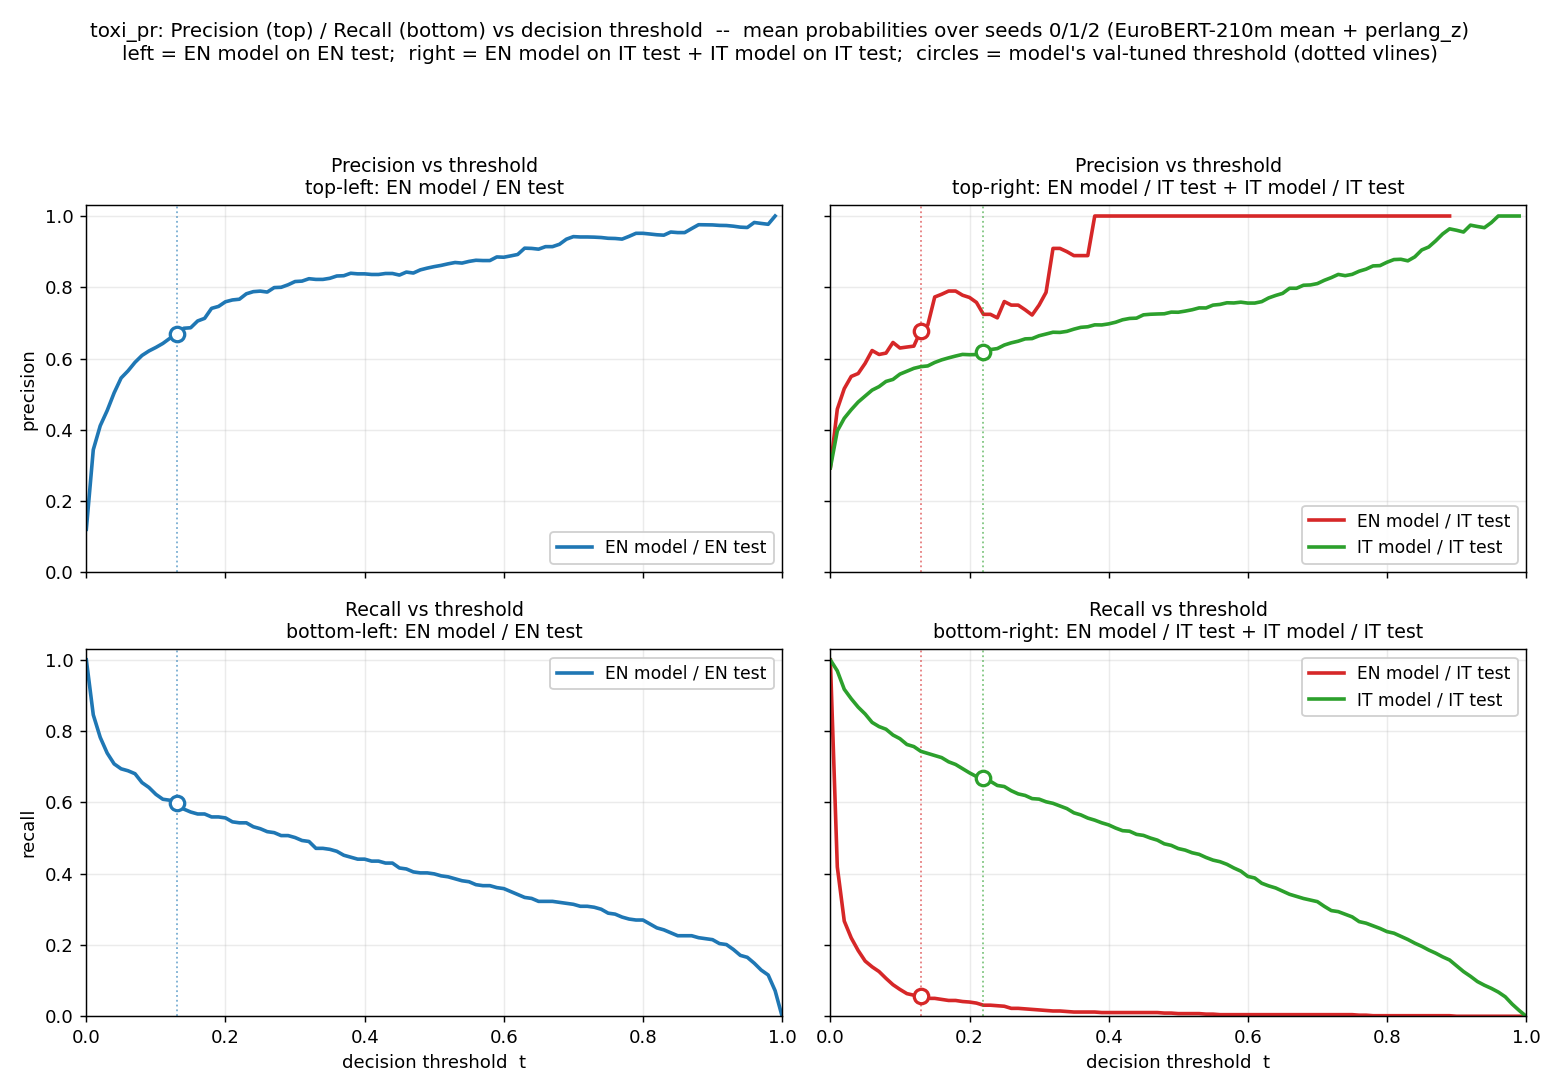

Write Python code to recreate this figure.
"""toxi_pr.py -- precision/recall 2x2 matrix (EN/IT model x EN/IT test) on the toxicity data.

Reports, for each cell of the 2x2 (averaged over seeds 0/1/2 when the model exists):
    precision, recall, F1, accuracy, AUC, and confusion counts TP/FP/FN/TN,
at
    (a) the model's OWN val-tuned threshold (from models_toxi/manifest.json) -- primary,
    (b) fixed thresholds 0.3 / 0.5 / 0.7,
    (c) the operating point of recall ~= 0.90 (its precision/F1 + threshold).

Pipeline consistency (EXACTLY the toxi_proof_clean.py convention):
    * EuroBERT-210m masked-MEAN embeddings (fp32) -- reused from the committed cache
      %TEMP%\\opencode\\toxi_clean_cache\\emb_<lang>_<split>.npy (re-embedded on GPU only if missing).
    * transform = perlang_z = L2-normalize then per-language z-score, where the stats are fit on
      the TEST language's OWN TRAIN rows.  So for cell (model, test-lang L) the transform is
      fit_perlang_z(emb_<L>_train) applied to emb_<L>_test -- the transform language is the TEST
      language, independent of which model is evaluated (this is what toxi_proof_clean.py does:
      feats(L, split) = apply_perlang_z(emb[(L, split)], *zstats[L]), zstats[L] = fit on L train).
    * detector = the persisted XGBoost model models_toxi/<lang>_seed<s>.ubj, scored out-of-the-box.
    * val-tuned threshold = manifest per-model val_threshold (F1-optimal on the model's own-lang
      validation split).

CREATE-only: writes toxi_pr.json / toxi_pr.md.  Nothing existing is deleted or moved.

Usage:  python toxi_pr.py
"""
import os

for _v in ("OMP_NUM_THREADS", "MKL_NUM_THREADS", "OPENBLAS_NUM_THREADS", "NUMEXPR_NUM_THREADS"):
    os.environ.setdefault(_v, "2")
os.environ.setdefault("TOKENIZERS_PARALLELISM", "false")

import argparse
import json
import time

import numpy as np

REPO = os.path.dirname(os.path.abspath(__file__))
TEMP = os.environ.get("TEMP", r"C:\Users\pedro\AppData\Local\Temp")
OPCODE = os.path.join(TEMP, "opencode")
CACHE = os.path.join(OPCODE, "toxi_clean_cache")
DATA_DIR = os.path.join(REPO, "data", "toxi_clean")
MODELS_DIR = os.path.join(REPO, "models_toxi")
MANIFEST_PATH = os.path.join(MODELS_DIR, "manifest.json")

OUT_JSON = os.path.join(REPO, "toxi_pr.json")
OUT_MD = os.path.join(REPO, "toxi_pr.md")
OUT_PNG = os.path.join(REPO, "toxi_pr.png")

THR_SWEEP = np.round(np.arange(0.0, 1.0000001, 0.01), 2)   # 0.00 .. 1.00 step 0.01
# plot colours for the 4 (model, test) cells
CELL_COLORS = {
    "en_model_on_en": "#1f77b4",   # blue   -- EN model on EN test (native)
    "en_model_on_it": "#d62728",   # red    -- EN model on IT test (cross-lingual)
    "it_model_on_en": "#ff7f0e",   # orange -- IT model on EN test (cross-lingual)
    "it_model_on_it": "#2ca02c",   # green  -- IT model on IT test (native)
}
CELL_LABELS = {
    "en_model_on_en": "EN model / EN test",
    "en_model_on_it": "EN model / IT test",
    "it_model_on_en": "IT model / EN test",
    "it_model_on_it": "IT model / IT test",
}

MODEL_ID = "EuroBERT/EuroBERT-210m"
PAIR = ["en", "it"]                 # the 2 languages in the 2x2
SEEDS = [0, 1, 2]
MAX_LEN, BATCH = 512, 64
THR_GRID = [0.3, 0.5, 0.7]
RECALL_TARGET = 0.90

_T0 = time.time()


def log(msg):
    print("[%7.1fs] %s" % (time.time() - _T0, msg), flush=True)


# ------------------------------------------------------------------ transforms (copied verbatim)
def l2norm(X):
    X = np.asarray(X, dtype=np.float64)
    n = np.linalg.norm(X, axis=1, keepdims=True)
    n[n == 0] = 1.0
    return X / n


def fit_perlang_z(X_train):
    Xn = l2norm(X_train)
    mu = Xn.mean(0)
    sd = Xn.std(0)
    sd = np.where(sd > 0, sd, 1.0)
    return mu, sd


def apply_perlang_z(X, mu, sd):
    return (l2norm(X) - mu) / sd


# ------------------------------------------------------------------ embeddings (reuse cache)
_EMB = {}


def get_model(device):
    if "tok" not in _EMB:
        import torch
        from transformers import AutoModel, AutoTokenizer
        torch.set_num_threads(2)
        tok = AutoTokenizer.from_pretrained(MODEL_ID)
        model = AutoModel.from_pretrained(MODEL_ID).to(device).eval()
        model = model.to(torch.float32)
        _EMB["tok"], _EMB["model"] = tok, model
    return _EMB["tok"], _EMB["model"]


def embed_mean(texts, device):
    """Masked-mean pool (fp32, length-sorted batching) -- identical to toxi_proof_clean.py."""
    import torch
    tok, model = get_model(device)
    n = len(texts)
    order = np.argsort(np.array([len(t) for t in texts], dtype=np.int64), kind="stable")
    sorted_texts = [texts[i] for i in order]
    acc = []
    with torch.inference_mode():
        for i in range(0, n, BATCH):
            batch = tok(sorted_texts[i:i + BATCH], padding=True, truncation=True,
                        max_length=MAX_LEN, return_tensors="pt")
            ids, mask = batch["input_ids"], batch["attention_mask"]
            h = model(input_ids=ids.to(device), attention_mask=mask.to(device)).last_hidden_state
            m = mask.to(h.device).unsqueeze(-1).to(h.dtype)
            acc.append(((h * m).sum(1) / m.sum(1).clamp(min=1)).float().cpu().numpy())
    e_sorted = np.concatenate(acc, 0).astype(np.float32)
    out = np.empty_like(e_sorted)
    out[order] = e_sorted
    return out


def ensure_emb(tag, texts, device):
    path = os.path.join(CACHE, "emb_%s.npy" % tag)
    if os.path.exists(path):
        return np.load(path)
    log("embedding %s (%d texts) on %s ..." % (tag, len(texts), device))
    emb = embed_mean(texts, device)
    np.save(path, emb)
    log("  %s -> %s" % (tag, emb.shape))
    return emb


# ------------------------------------------------------------------ metrics
def metrics_at(y, s, thr):
    """precision/recall/F1/accuracy + confusion (TP/FP/FN/TN) at a fixed threshold."""
    y = np.asarray(y, dtype=np.int64)
    s = np.asarray(s, dtype=np.float64)
    pred = (s >= thr).astype(np.int64)
    tp = int(((pred == 1) & (y == 1)).sum())
    fp = int(((pred == 1) & (y == 0)).sum())
    fn = int(((pred == 0) & (y == 1)).sum())
    tn = int(((pred == 0) & (y == 0)).sum())
    prec = tp / (tp + fp) if (tp + fp) > 0 else 0.0
    rec = tp / (tp + fn) if (tp + fn) > 0 else 0.0
    f1 = 2.0 * prec * rec / (prec + rec) if (prec + rec) > 0 else 0.0
    acc = (tp + tn) / len(y) if len(y) else 0.0
    return {"threshold": float(thr), "precision": float(prec), "recall": float(rec),
            "f1": float(f1), "accuracy": float(acc),
            "TP": tp, "FP": fp, "FN": fn, "TN": tn}


def auc_at(y, s):
    from sklearn.metrics import roc_auc_score
    y = np.asarray(y, dtype=np.int64)
    if y.sum() == 0 or y.sum() == len(y):
        return None
    return float(roc_auc_score(y, s))


def at_recall(y, s, target=RECALL_TARGET):
    """Operating point with recall as close to `target` as possible from above (>= target).

    Sorts scores descending; finds the smallest number of predicted positives whose cumulative
    TP already reaches ceil(target*n_pos); the threshold is the score at that rank.  The reported
    confusion is recomputed from `s >= thr`.
    """
    y = np.asarray(y, dtype=np.int64)
    s = np.asarray(s, dtype=np.float64)
    n_pos = int(y.sum())
    order = np.argsort(-s, kind="stable")
    ys = y[order]
    cum = np.cumsum(ys)
    need = int(np.ceil(target * n_pos - 1e-9))
    idx = int(np.searchsorted(cum, need, side="left"))
    thr = float(s[order][idx]) if idx < len(order) else float(np.min(s))
    return metrics_at(y, s, thr)


# ------------------------------------------------------------------ per-cell evaluation
def eval_seed_cell(clf, X, y, val_thr):
    """All operating points for one (model, test) cell at one seed."""
    s = clf.predict_proba(X)[:, 1].astype(np.float64)
    cell = {
        "s": s,
        "val_thr": metrics_at(y, s, val_thr),
        "auc": auc_at(y, s),
        "grid": {("%.1f" % t): metrics_at(y, s, t) for t in THR_GRID},
        "recall90": at_recall(y, s, RECALL_TARGET),
    }
    return cell


def _agg(vals):
    v = [x for x in vals if x is not None]
    if not v:
        return {"mean": None, "sd": None, "n": 0}
    m = float(np.mean(v))
    sd = float(np.std(v, ddof=1)) if len(v) > 1 else 0.0
    return {"mean": m, "sd": sd, "n": len(v)}


def agg_metric_dict(per_seed_cells, keys):
    """Aggregate a list of metric dicts (one per seed) -> {key: {mean, sd, n}}."""
    out = {}
    for k in keys:
        out[k] = _agg([c.get(k) for c in per_seed_cells])
    return out


PR_KEYS = ["precision", "recall", "f1", "accuracy", "threshold", "TP", "FP", "FN", "TN"]


def agg_cell(per_seed_cell):
    """Aggregate one seed-independent cell -> mean/sd for the val-thr metrics, auc, grid, recall90."""
    return {
        "val_thr": agg_metric_dict([c["val_thr"] for c in per_seed_cell], PR_KEYS),
        "auc": _agg([c["auc"] for c in per_seed_cell]),
        "grid": {t: agg_metric_dict([c["grid"][t] for c in per_seed_cell], PR_KEYS)
                 for t in ("%.1f" % x for x in THR_GRID)},
        "recall90": agg_metric_dict([c["recall90"] for c in per_seed_cell], PR_KEYS),
    }


# ------------------------------------------------------------------ run
def load_models(device):
    import xgboost as xgb
    with open(MANIFEST_PATH, "r", encoding="utf-8") as f:
        manifest = json.load(f)
    by_name = {m["name"]: m for m in manifest["models"]}
    models = {}
    for lg in PAIR:
        models[lg] = []
        for s in SEEDS:
            name = "%s_seed%d" % (lg, s)
            path = os.path.join(MODELS_DIR, "%s_seed%d.ubj" % (lg, s))
            if not os.path.exists(path):
                continue
            clf = xgb.XGBClassifier()
            clf.load_model(path)
            models[lg].append({"seed": s, "clf": clf,
                               "val_thr": float(by_name[name]["val_threshold"])})
    return models, manifest


def run(device):
    import pandas as pd

    models, manifest = load_models(device)

    # data + embeddings + transforms (transform language = TEST language, per toxi_proof_clean.py)
    y = {}
    X = {}
    emb_meta = {}
    for lg in PAIR:
        tr = pd.read_parquet(os.path.join(DATA_DIR, "%s_train.parquet" % lg))
        te = pd.read_parquet(os.path.join(DATA_DIR, "%s_test.parquet" % lg))
        y[lg] = te["is_toxic"].astype(int).to_numpy()
        e_tr = ensure_emb("%s_train" % lg, tr["text"].astype(str).tolist(), device)
        e_te = ensure_emb("%s_test" % lg, te["text"].astype(str).tolist(), device)
        assert e_tr.shape[0] == len(tr) and e_te.shape[0] == len(te), "cache/parquet row mismatch"
        mu, sd = fit_perlang_z(e_tr)
        X[lg] = apply_perlang_z(e_te, mu, sd)
        emb_meta[lg] = {"n_train": len(tr), "n_test": len(te), "n_pos_test": int(y[lg].sum()),
                        "prevalence_test": float(y[lg].mean()), "dim": int(e_te.shape[1])}
        log("%s: n_train=%d n_test=%d n_pos=%d transform=fit_perlang_z(%s_train)"
            % (lg, len(tr), len(te), int(y[lg].sum()), lg))

    cells = {}
    curves = {}
    for model_lg in PAIR:
        for test_lg in PAIR:
            name = "%s_model_on_%s" % (model_lg, test_lg)
            per_seed = []
            for m in models[model_lg]:
                per_seed.append(eval_seed_cell(m["clf"], X[test_lg], y[test_lg], m["val_thr"]))
            cells[name] = agg_cell(per_seed)
            s_mean = np.mean([c["s"] for c in per_seed], axis=0)
            val_thr_mean = float(np.mean([m["val_thr"] for m in models[model_lg]]))
            curves[name] = {"s_mean": s_mean, "y": y[test_lg], "val_thr": val_thr_mean,
                            "model_lg": model_lg, "test_lg": test_lg}
            log("cell %-18s seeds=%d  P=%s R=%s F1=%s AUC=%s"
                % (name, len(per_seed),
                   _f(cells[name]["val_thr"]["precision"]["mean"]),
                   _f(cells[name]["val_thr"]["recall"]["mean"]),
                   _f(cells[name]["val_thr"]["f1"]["mean"]),
                   _f(cells[name]["auc"]["mean"])))

    payload = {
        "config": {
            "data_dir": "data/toxi_clean", "models_dir": "models_toxi",
            "manifest": "models_toxi/manifest.json",
            "emb_model": MODEL_ID, "pooling": "mean", "max_len": MAX_LEN, "batch": BATCH,
            "transform": ("perlang_z (L2-normalize then per-language z-score, stats fit on the "
                          "TEST language's OWN TRAIN rows) -- transform language = test language, "
                          "matching toxi_proof_clean.py feats(L,split)=apply_perlang_z(emb[L,split], "
                          "*zstats[L])"),
            "embedding_cache": os.path.relpath(CACHE, REPO) if CACHE.startswith(REPO)
                               else CACHE,
            "encoding_convention": ("cell (model M, test lang L): X = perlang_z(emb_L_test; "
                                    "fit_perlang_z(emb_L_train)); transform independent of M"),
            "seeds": SEEDS, "threshold_grid": THR_GRID, "recall_target": RECALL_TARGET,
            "primary_threshold": "per-model val_threshold from models_toxi/manifest.json "
                                 "(F1-optimal on the model's own-language validation split)",
            "note": "scores come from the persisted XGBoost models, loaded out-of-the-box.",
        },
        "splits": emb_meta,
        "cells": cells,
        "generated": time.strftime("%Y-%m-%d %H:%M:%S"),
    }

    with open(OUT_JSON, "w", encoding="utf-8") as f:
        json.dump(payload, f, indent=2, ensure_ascii=False)
    log("wrote %s" % OUT_JSON)

    md = build_md(payload)
    with open(OUT_MD, "w", encoding="utf-8") as f:
        f.write(md)
    log("wrote %s" % OUT_MD)

    plot_curves(curves, payload, OUT_PNG)
    return payload


# ------------------------------------------------------------------ curve sweep + plot
def _sweep(y, s, grid):
    """Precision / recall / F1 as a function of threshold t over `grid` (nan precision when no
    positive is predicted at t)."""
    y = np.asarray(y, dtype=np.int64)
    s = np.asarray(s, dtype=np.float64)
    n_pos = int(y.sum())
    prec, rec, f1 = [], [], []
    for t in grid:
        pred = s >= t
        tp = int((pred & (y == 1)).sum())
        fp = int((pred & (y == 0)).sum())
        fn = n_pos - tp
        p = (tp / (tp + fp)) if (tp + fp) > 0 else np.nan
        r = tp / n_pos if n_pos > 0 else np.nan
        f = (2.0 * p * r / (p + r)) if (not np.isnan(p)) and (p + r) > 0 else 0.0
        prec.append(p); rec.append(r); f1.append(f)
    return np.array(prec), np.array(rec), np.array(f1)


def plot_curves(curves, payload, out_png):
    """2x2 figure: rows = Precision / Recall vs threshold; cols = EN model (left) / IT-pair (right)."""
    import matplotlib
    matplotlib.use("Agg")
    import matplotlib.pyplot as plt

    order = ["en_model_on_en", "en_model_on_it", "it_model_on_en", "it_model_on_it"]
    swept = {name: _sweep(curves[name]["y"], curves[name]["s_mean"], THR_SWEEP) for name in order}
    arr_idx = {"precision": 0, "recall": 1, "f1": 2}

    # (row, col) -> (metric key, plottable cell names, title)
    layout = {
        (0, 0): ("precision", ["en_model_on_en"],
                 "Precision vs threshold\ntop-left: EN model / EN test"),
        (0, 1): ("precision", ["en_model_on_it", "it_model_on_it"],
                 "Precision vs threshold\ntop-right: EN model / IT test + IT model / IT test"),
        (1, 0): ("recall", ["en_model_on_en"],
                 "Recall vs threshold\nbottom-left: EN model / EN test"),
        (1, 1): ("recall", ["en_model_on_it", "it_model_on_it"],
                 "Recall vs threshold\nbottom-right: EN model / IT test + IT model / IT test"),
    }

    fig, axes = plt.subplots(2, 2, figsize=(12, 8.4), sharex=True, sharey="row")

    for (r, c), (key, names, title) in layout.items():
        ax = axes[r, c]
        idx = arr_idx[key]
        for name in names:
            arr = swept[name][idx]
            ax.plot(THR_SWEEP, arr, color=CELL_COLORS[name], lw=2.0, label=CELL_LABELS[name])
            vt = curves[name]["val_thr"]
            j = int(np.argmin(np.abs(THR_SWEEP - vt)))
            yv = arr[j]
            if not np.isnan(yv):
                ax.plot([vt], [yv], marker="o", ms=8, mfc="white", mec=CELL_COLORS[name],
                        mew=1.8, zorder=6)
            ax.axvline(vt, color=CELL_COLORS[name], ls=":", lw=1.0, alpha=0.6)
        ax.set_title(title, fontsize=10.5)
        ax.grid(alpha=0.25)
        ax.set_xlim(0, 1)
        ax.set_ylim(0, 1.03)
        ax.legend(fontsize=9.5, loc="upper right" if key == "recall" else "lower right",
                  framealpha=0.92)

    for c in (0, 1):
        axes[1, c].set_xlabel("decision threshold  t")
    for r in (0, 1):
        axes[r, 0].set_ylabel("precision" if r == 0 else "recall")

    fig.suptitle("toxi_pr: Precision (top) / Recall (bottom) vs decision threshold  --  "
                 "mean probabilities over seeds 0/1/2 (EuroBERT-210m mean + perlang_z)\n"
                 "left = EN model on EN test;  right = EN model on IT test + IT model on IT test;  "
                 "circles = model's val-tuned threshold (dotted vlines)", fontsize=11)
    fig.tight_layout(rect=[0, 0, 1, 0.93])
    fig.savefig(out_png, dpi=130)
    plt.close(fig)
    log("wrote %s" % out_png)


# ------------------------------------------------------------------ report
def _f(v, nd=3):
    return "n/a" if v is None else ("%%.%df" % nd) % v


def _ms(d, nd=3):
    if not d or d.get("mean") is None:
        return "n/a"
    if d.get("n", 1) > 1:
        return "%s+/-%s" % (_f(d["mean"], nd), _f(d["sd"], nd))
    return _f(d["mean"], nd)


def _cnt(d):
    return "n/a" if not d or d.get("mean") is None else "%d" % int(round(d["mean"]))


CELL_ORDER = [("en", "en"), ("en", "it"), ("it", "en"), ("it", "it")]


def _cell(p, model_lg, test_lg):
    return p["cells"]["%s_model_on_%s" % (model_lg, test_lg)]


def build_md(p):
    cfg = p["config"]
    L = []
    L.append("# toxi_pr -- precision / recall 2x2 (EN/IT model x EN/IT test)")
    L.append("")
    L.append("Toxicity precision/recall for the English model and the Italian model on the English "
             "and Italian test splits (`data/toxi_clean/`), using the persisted "
             "`models_toxi/{en,it}_seed{0,1,2}.ubj` XGBoost detectors on **EuroBERT-210m masked-mean** "
             "embeddings.  Primary operating point = each model's **own val-tuned threshold** "
             "(`models_toxi/manifest.json`, F1-optimal on the model's own-language validation split). "
             "Metrics are **mean+/-sd over seeds %s**." % cfg["seeds"])
    L.append("")
    L.append("**Encoding convention (matches `toxi_proof_clean.py`).**  For cell (model M, test "
             "language L) the transform is `perlang_z` fit on **L's own train rows** and applied to "
             "**L's test rows** -- i.e. the transform language is the *test* language and is "
             "independent of which model is scored.  Concretely: `EN model x EN test` and "
             "`IT model x EN test` both use `fit_perlang_z(emb_en_train)` applied to `emb_en_test`; "
             "`EN model x IT test` and `IT model x IT test` both use `fit_perlang_z(emb_it_train)` "
             "applied to `emb_it_test`.  `perlang_z` = L2-normalize then per-language z-score.  "
             "Embeddings reused from the `opencode/toxi_clean_cache` cache dir under the system TEMP "
             "(re-embedded on GPU only if missing).")
    L.append("")
    L.append("**Test-set imbalance (positives).** " + "; ".join(
        "%s test n=%d, n_pos=%d (%.1f%%)" % (lg, p["splits"][lg]["n_test"],
                                             p["splits"][lg]["n_pos_test"],
                                             100.0 * p["splits"][lg]["prevalence_test"])
        for lg in PAIR) + ".")
    L.append("")

    # ---- 2x2 tables at the val-tuned threshold
    L.append("## 2x2 @ val-tuned threshold (mean over seeds)")
    L.append("")
    L.append("Rows = model, columns = test language.  Cells read `metric (mean+/-sd)`.")
    L.append("")

    def two_by_two(title, key):
        L.append("### %s" % title)
        L.append("")
        L.append("| model \\ test | EN test | IT test |")
        L.append("|---|---|---|")
        for m in PAIR:
            if key == "auc":
                c_en = _cell(p, m, "en")["auc"]
                c_it = _cell(p, m, "it")["auc"]
            else:
                c_en = _cell(p, m, "en")["val_thr"][key]
                c_it = _cell(p, m, "it")["val_thr"][key]
            L.append("| %s model | %s | %s |" % (m.upper(), _ms(c_en), _ms(c_it)))
        L.append("")

    two_by_two("Precision", "precision")
    two_by_two("Recall", "recall")
    two_by_two("F1", "f1")
    two_by_two("Accuracy", "accuracy")
    two_by_two("AUC (threshold-independent)", "auc")

    L.append("### Confusion counts @ val-tuned threshold (TP/FP/FN/TN, mean over seeds)")
    L.append("")
    L.append("| cell | TP | FP | FN | TN |")
    L.append("|---|---|---|---|---|")
    for ml, tl in CELL_ORDER:
        c = _cell(p, ml, tl)["val_thr"]
        L.append("| %s model on %s test | %s | %s | %s | %s |"
                 % (ml.upper(), tl.upper(), _cnt(c["TP"]), _cnt(c["FP"]),
                    _cnt(c["FN"]), _cnt(c["TN"])))
    L.append("")
    L.append("### Val-tuned thresholds used (per seed)")
    L.append("")
    L.append("| cell | threshold (mean over seeds) |")
    L.append("|---|---|")
    for ml, tl in CELL_ORDER:
        L.append("| %s model on %s test | %s |"
                 % (ml.upper(), tl.upper(), _ms(_cell(p, ml, tl)["val_thr"]["threshold"])))
    L.append("")

    # ---- fixed-threshold table
    L.append("## Precision / Recall at fixed thresholds 0.3 / 0.5 / 0.7 (mean over seeds)")
    L.append("")
    L.append("Cells read `precision / recall`.")
    L.append("")
    L.append("| cell | thr=0.3 | thr=0.5 | thr=0.7 |")
    L.append("|---|---|---|---|")
    for ml, tl in CELL_ORDER:
        c = _cell(p, ml, tl)["grid"]
        row = ["%s model on %s test" % (ml.upper(), tl.upper())]
        for t in ("0.3", "0.5", "0.7"):
            row.append("%s / %s" % (_ms(c[t]["precision"]), _ms(c[t]["recall"])))
        L.append("| " + " | ".join(row) + " |")
    L.append("")
    L.append("### F1 at fixed thresholds 0.3 / 0.5 / 0.7 (mean over seeds)")
    L.append("")
    L.append("| cell | thr=0.3 | thr=0.5 | thr=0.7 |")
    L.append("|---|---|---|---|")
    for ml, tl in CELL_ORDER:
        c = _cell(p, ml, tl)["grid"]
        L.append("| %s model on %s test | %s | %s | %s |"
                 % (ml.upper(), tl.upper(), _ms(c["0.3"]["f1"]), _ms(c["0.5"]["f1"]),
                    _ms(c["0.7"]["f1"])))
    L.append("")

    # ---- recall ~= 0.90 operating points
    L.append("## Operating point at recall ~= %.2f (recall-first; mean over seeds)" % RECALL_TARGET)
    L.append("")
    L.append("Smallest-threshold operating point whose recall first reaches the target; precision "
             "at that point.")
    L.append("")
    L.append("| cell | recall | precision | F1 | threshold | TP/FP/FN/TN |")
    L.append("|---|---|---|---|---|---|")
    for ml, tl in CELL_ORDER:
        c = _cell(p, ml, tl)["recall90"]
        L.append("| %s model on %s test | %s | %s | %s | %s | %s/%s/%s/%s |"
                 % (ml.upper(), tl.upper(), _ms(c["recall"]), _ms(c["precision"]), _ms(c["f1"]),
                    _ms(c["threshold"]), _cnt(c["TP"]), _cnt(c["FP"]), _cnt(c["FN"]), _cnt(c["TN"])))
    L.append("")

    # ---- interpretation
    en_en = _cell(p, "en", "en")["recall90"]["precision"]["mean"]
    en_it = _cell(p, "en", "it")["recall90"]["precision"]["mean"]
    it_it = _cell(p, "it", "it")["recall90"]["precision"]["mean"]
    it_en = _cell(p, "it", "en")["recall90"]["precision"]["mean"]
    L.append("## Interpretation")
    L.append("")
    if it_it is not None and en_it is not None:
        if en_it < it_it:
            L.append("- On **Italian** at recall~=0.90, the **EN model** has precision **%s** vs the "
                     "**IT model** **%s** -- the EN model gives up **%.3f precision** for the same "
                     "recall (cross-lingual cost)." % (_f(en_it), _f(it_it), it_it - en_it))
        else:
            L.append("- On **Italian** at recall~=0.90, the **EN model** has precision **%s** vs the "
                     "**IT model** **%s** -- the EN model is at or above native." % (_f(en_it), _f(it_it)))
    if en_en is not None and it_en is not None:
        L.append("- On **English** at recall~=0.90, the **IT model** has precision **%s** vs the "
                 "**EN model** **%s** (reverse-direction cross-lingual cost %s)."
                 % (_f(it_en), _f(en_en),
                    ("%.3f" % (en_en - it_en)) if (en_en is not None and it_en is not None) else "n/a"))
    L.append("")
    return "\n".join(L)


# ------------------------------------------------------------------ main
def main():
    ap = argparse.ArgumentParser(description=__doc__,
                                 formatter_class=argparse.RawDescriptionHelpFormatter)
    ap.add_argument("--device", default="auto", choices=["auto", "cpu", "cuda"])
    args = ap.parse_args()
    dev = args.device
    if dev == "auto":
        import torch
        dev = "cuda" if torch.cuda.is_available() else "cpu"
    log("start device=%s pid=%d" % (dev, os.getpid()))
    run(dev)


if __name__ == "__main__":
    main()
